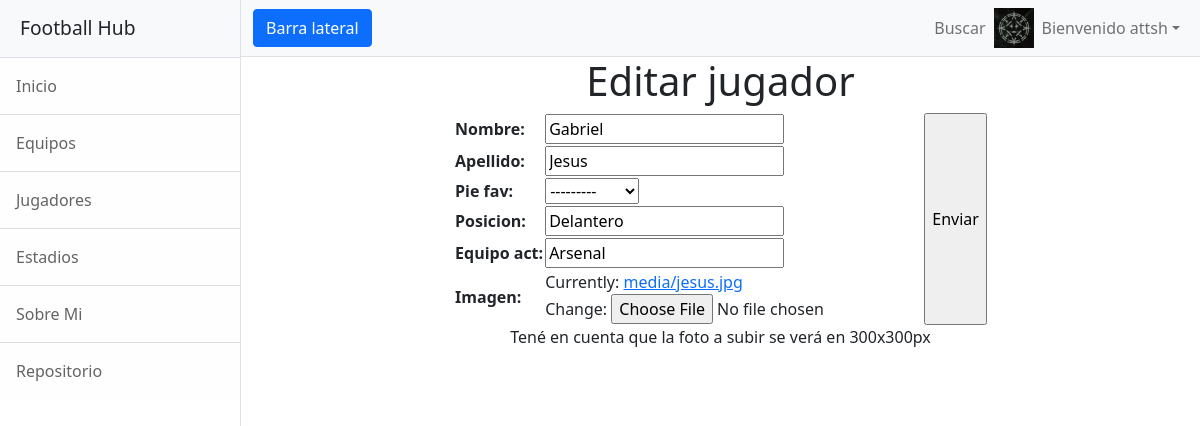
The page /App_fbhub/editarJugador/Gabriel (signed in) on the database as committed earlier.
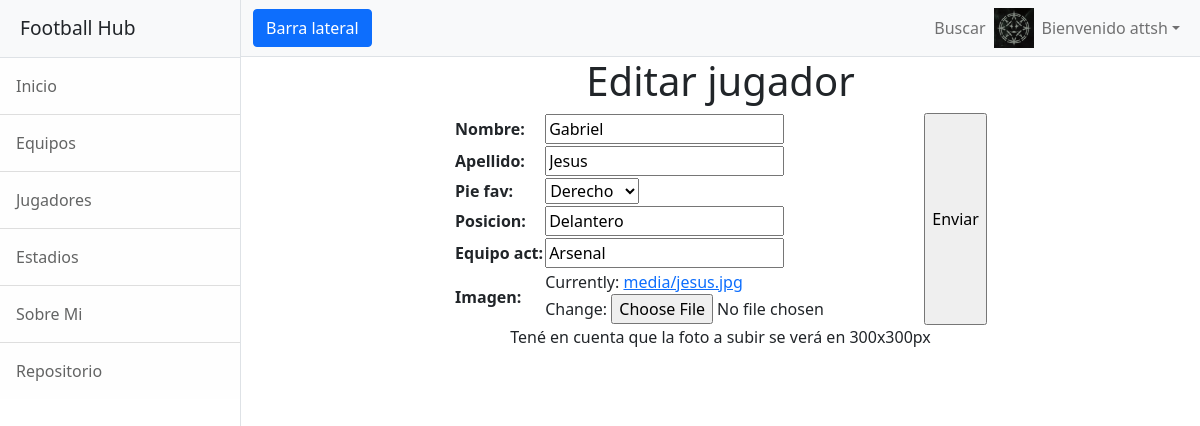
The same page on the database as committed later.
### App_fbhub/models.py (models this page shows, shortened)
class Jugador(models.Model):
    nombre = models.CharField(max_length=40)
    apellido = models.CharField(max_length=40)
    opcion1 = "Izquierdo"
    opcion2 = "Derecho"
    opciones = [(opcion1, "Izquierdo"), (opcion2, "Derecho")]
    pie_fav = models.CharField(max_length=9, choices=opciones, blank=False)
    posicion = models.CharField(max_length=20)
    equipo_act = models.CharField(max_length=40)
    imagen = models.ImageField(upload_to="media/", default="media/No-Image-Placeholder.jpg")

### App_fbhub/views.py (the view)
# urls.py: path("editarJugador/<str:pk>", views.editarJugador, name="EditarJugador"),
@login_required
def editarJugador(request, pk):
    if request.user.is_authenticated == False:
        return redirect("Login")
    else:
        avatar = Avatar.objects.filter(user=request.user.id)
        jugador = Jugador.objects.get(nombre=pk)
        form = FormularioJugador(instance=jugador)
        if request.method == "POST":
            form = FormularioJugador(request.POST, request.FILES, instance=jugador)
            if form.is_valid():
                form.save()
                return redirect("../Jugadores")
        context = {"form":form, "url":avatar[0].imagen.url}
        return render(request, "../templates/nuevoJugador.html", context)

### App_fbhub/forms.py
class FormularioJugador(ModelForm):
    class Meta:
        model = Jugador
        fields = "__all__"

### App_fbhub/templates/nuevoJugador.html (shortened to what this page needs)
{% extends "padre.html" %}
{% load static %}
{% block changed_content  %}
{% if crear_jugador %}
    <h1 style="display: flex; justify-content: center;"> Nuevo jugador </h1>
{% elif form %}
    <h1 style="display: flex; justify-content: center;"> Editar jugador </h1>
{% endif %}
    {% if crear_jugador %}
    <form style="display: flex; justify-content: center;" action="../nuevoJugador/" method="POST" enctype="multipart/form-data">{% csrf_token %}
    {% elif form %}
    <form style="display: flex; justify-content: center;" action="" method="POST" enctype="multipart/form-data">{% csrf_token %}
    {% endif %}
       <table>
        {% if crear_jugador %}
            {{crear_jugador.as_table}}
        {% elif form %}
            {{form.as_table}}
        {% endif %}
       </table><br>
        <input type="submit" value="Enviar">
    </form>
    <p style="display: flex; justify-content: center;">Tené en cuenta que la foto a subir se verá en 300x300px</p>
{% endblock %}

Rows that differ between the two databases and show on the page:
changed Jugador "Gabriel": pie_fav "---------" → "Derecho"
